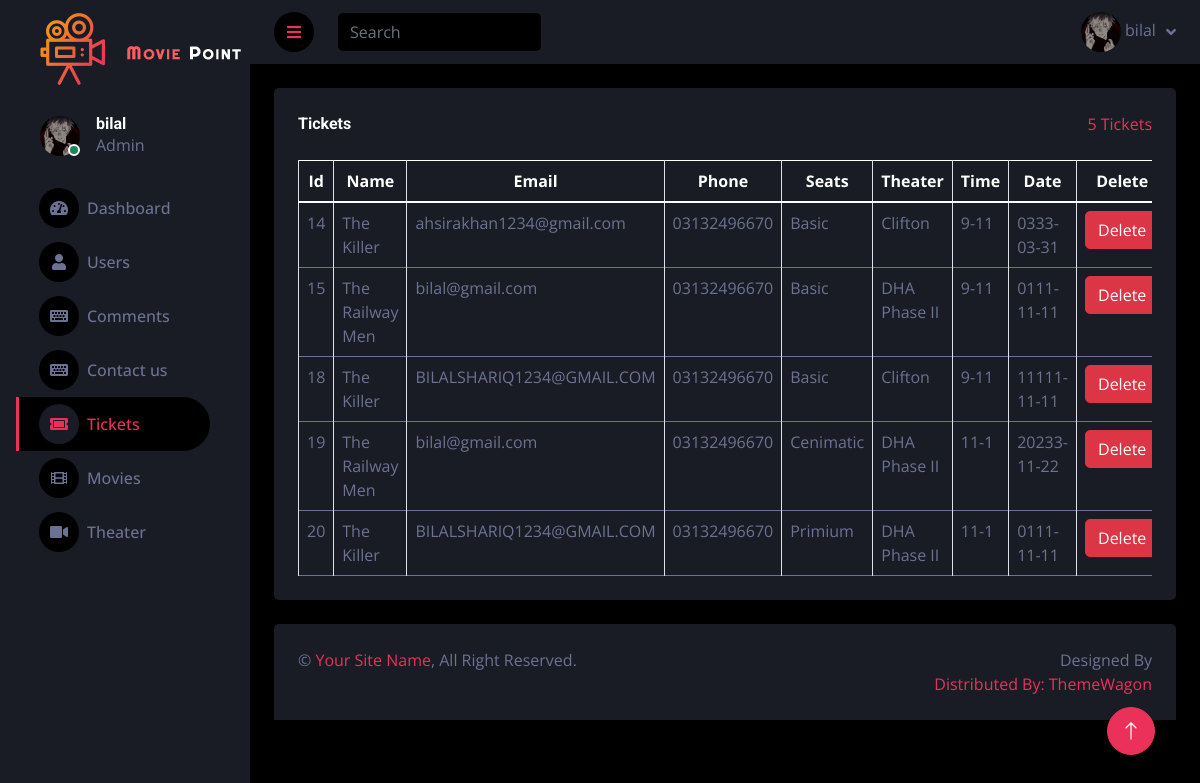
/dashboard/ticket.php (signed in), run on the app's committed database.
### tables this page shows
CREATE TABLE `ticket` (
  `id` int(11) NOT NULL,
  `name` varchar(50) NOT NULL,
  `email` varchar(50) NOT NULL,
  `phone` varchar(12) NOT NULL,
  `seat` varchar(50) NOT NULL,
  `theater` varchar(200) NOT NULL,
  `time` varchar(50) NOT NULL,
  `date` varchar(50) NOT NULL
);

### dashboard/ticket.php (the view, shortened to what this page needs)
<!DOCTYPE HTML>
<html lang="zxx">
<head>
<?php
include "conect.php";
$sql = "SELECT * FROM `ticket`";
$result22 = $connection->query($sql);
$sqll = "SELECT COUNT(*) as total_tic FROM `ticket`";
$result2 = $connection->query($sqll);
if ($result2->num_rows > 0) {
    $tic = $result2->fetch_assoc();
    } else {
    echo "0 Comments";
    }
?>
<?php
include 'conect.php';
$rows = mysqli_query($connection, "SELECT userimage FROM `login` WHERE username = '" . $_SESSION['username'] . "'");
?>
    <link href="https://cdnjs.cloudflare.com/ajax/libs/font-awesome/5.10.0/css/all.min.css" rel="stylesheet">
    <link href="https://cdn.jsdelivr.net/npm/bootstrap-icons@1.4.1/font/bootstrap-icons.css" rel="stylesheet">
    <link href="lib/owlcarousel/assets/owl.carousel.min.css" rel="stylesheet">
    <link href="lib/tempusdominus/css/tempusdominus-bootstrap-4.min.css" rel="stylesheet" />
    <link href="css/bootstrap.min.css" rel="stylesheet">
    <link href="css/style.css" rel="stylesheet">
</head>
<body>
    <div class="container-fluid position-relative d-flex p-0">
        <div class="sidebar pe-4 pb-3">
            <nav class="navbar bg-secondary navbar-dark">
                <a href="dashboard.php" class="navbar-brand mx-4 mb-3">
                    <h3 class="text-primary"><img src="./img/logo.png" alt=""></h3>
                </a>
                <div class="d-flex align-items-center ms-4 mb-4">
                    <div class="position-relative">
                        <?php
						while ($row = mysqli_fetch_assoc($rows)) {
							echo '<img class="rounded-circle" src="../images/' . $row['userimage'] . '" style="width: 40px;height: 40px; title="' . $row['userimage'] . '">';
						?>
                        <div class="bg-success rounded-circle border border-2 border-white position-absolute end-0 bottom-0 p-1"></div>
                    </div>
                    <div class="ms-3">
                        <h6 class="mb-0"><?php echo $_SESSION['username'];?></h6>
                        <span>Admin</span>
                    </div>
                </div>
                <div class="navbar-nav w-100">
                    <a href="dashboard.php" class="nav-item nav-link"><i class="fa fa-tachometer-alt me-2"></i>Dashboard</a>
                    <a href="Users.php" class="nav-item nav-link  "><i class="fa fa-user me-2"></i>Users </a>
                    <a href="comments.php" class="nav-item nav-link"><i class="fa fa-keyboard me-2"></i>Comments</a>
                    <a href="message.php" class="nav-item nav-link"><i class="fa fa-keyboard me-2"></i>Contact us</a>
					<a href="ticket.php" class="nav-item nav-link active "><i class="fa fa-ticket-alt me-2"></i>Tickets</a>
                    <a href="movies.php" class="nav-item nav-link"><i class="fa fa-film me-2"></i>Movies</a>
                    <a href="theater.php" class="nav-item nav-link"><i class="fa fa-video me-2"></i>Theater</a>
                    </div>
                </div>
        </div>
        <div class="content">
            <nav class="navbar navbar-expand bg-secondary navbar-dark sticky-top px-4 py-0">
                <a href="#" class="sidebar-toggler flex-shrink-0">
                    <i class="fa fa-bars"></i>
                </a>
                <form class="d-none d-md-flex ms-4">
                    <input class="form-control bg-dark border-0" type="search" placeholder="Search">
                </form>
                <div class="navbar-nav align-items-center ms-auto">
                <div class="nav-item dropdown">
                        <a href="#" class="nav-link dropdown-toggle" data-bs-toggle="dropdown">
                        <?php
							echo '<img class="rounded-circle" src="../images/' . $row['userimage'] . '" style="width: 40px;height: 40px; title="' . $row['userimage'] . '">';
						?>
                        <?php	} ?>
                            <span class="d-none d-lg-inline-flex"><?php echo $_SESSION['username'];?></span>
                        </a>
                    </div>
                </div>
            </nav>
            <div class="container-fluid pt-4 px-4">
                <div class="bg-secondary text-center rounded p-4">
                    <div class="d-flex align-items-center justify-content-between mb-4">
                        <h6 class="mb-0">Tickets</h6>
                        <a href=""><?php echo "{$tic['total_tic']}";?>&nbsp;Tickets</a>
                    </div>
                    <div class="table-responsive">
                        <table class="table text-start align-middle table-bordered table-hover mb-0">
                            <thead>
                                <tr class="text-white">
                                    <th style="text-align: center" scope="col">Id</th>
                                    <th style="text-align: center" scope="col">Name</th>
                                    <th style="text-align: center" scope="col">Email</th>
                                    <th style="text-align: center" scope="col">Phone</th>
                                    <th style="text-align: center" scope="col">Seats</th>
									<th style="text-align: center" scope="col">Theater</th>
                                    <th style="text-align: center" scope="col">Time</th>
                                    <th style="text-align: center" scope="col">Date</th>
                                    <th style="text-align: center" scope="col">Delete</th>
                                </tr>
                            </thead>
                            <tbody>
                                  <?php
                                if ($result22->num_rows > 0) {
                                while ($row = $result22->fetch_assoc()) {
                                ?>
                                <tr>
                                <td><?php echo $row['id']; ?></td>
                                <td><?php echo $row['name']; ?></td>
                                <td><?php echo $row['email']; ?></td>
                                <td><?php echo $row['phone']; ?></td>
                                <td><?php echo $row['seat']; ?></td>
                                <td><?php echo $row['theater']; ?></td>
                                <td><?php echo $row['time']; ?></td>
								<td><?php echo $row['date']; ?></td>
                                <td style="text-align:center;"><a class="btn btn-danger" href="delete.php?id=<?php echo $row['id']; ?>&table=ticket">Delete</a></td>
                                </tr>
                                <?php
                                    }
                                    }
                                ?>
                            </tbody>
                        </table>
                    </div>
                </div>
            </div>
            <div class="container-fluid pt-4 px-4">
                <div class="bg-secondary rounded-top p-4">
                    <div class="row">
                        <div class="col-12 col-sm-6 text-center text-sm-start">
                            &copy; <a href="#">Your Site Name</a>, All Right Reserved.
                        </div>
                        <div class="col-12 col-sm-6 text-center text-sm-end">
                            Designed By <a href="https:/.phpcodex.com".php Codex</a>
                            <br>Distributed By: <a href="https://themewagon.com" target="_blank">ThemeWagon</a>
                        </div>
                    </div>
                </div>
            </div>
        </div>
        <a href="#" class="btn btn-lg btn-primary btn-lg-square back-to-top"><i class="bi bi-arrow-up"></i></a>
</body>
</html>

### dashboard/css/style.css (style rules this page uses)
:root { --primary: #eb315a; --secondary: #191C24; --light: #6C7293; --dark: #000000; }
.back-to-top { position: fixed; display: none; right: 45px; bottom: 45px; z-index: 99; }
.btn { transition: .5s; }
.btn-lg-square { width: 48px; height: 48px; }
.btn-square, .btn-sm-square, .btn-lg-square { padding: 0; display: inline-flex; align-items: center; justify-content: center; font-weight: normal; border-radius: 50px; }
.sidebar { position: fixed; top: 0; left: 0; bottom: 0; width: 250px; height: 100vh; overflow-y: auto; background: var(--secondary); transition: 0.5s; z-index: 999; }
.content { margin-left: 250px; min-height: 100vh; background: var(--dark); transition: 0.5s; }
@media (min-width: 992px) { .sidebar { margin-left: 0; } }
@media (min-width: 992px) { .content { width: calc(100% - 250px); } }
.sidebar .navbar .navbar-nav .nav-link { padding: 7px 20px; color: var(--light); font-weight: 500; border-left: 3px solid var(--secondary); border-radius: 0 30px 30px 0; outline: none; }
.sidebar .navbar .navbar-nav .nav-link:hover, .sidebar .navbar .navbar-nav .nav-link.active { color: var(--primary); background: var(--dark); border-color: var(--primary); }
.sidebar .navbar .navbar-nav .nav-link i { width: 40px; height: 40px; display: inline-flex; align-items: center; justify-content: center; background: var(--dark); border-radius: 40px; }
.sidebar .navbar .navbar-nav .nav-link:hover i, .sidebar .navbar .navbar-nav .nav-link.active i { background: var(--secondary); }
.content .navbar .navbar-nav .nav-link { margin-left: 25px; padding: 12px 0; color: var(--light); outline: none; }
.content .navbar .sidebar-toggler, .content .navbar .navbar-nav .nav-link i { width: 40px; height: 40px; display: inline-flex; align-items: center; justify-content: center; background: var(--dark); border-radius: 40px; }
.content .navbar .dropdown-toggle::after { margin-left: 6px; vertical-align: middle; border: none; content: "\f107"; font-family: "Font Awesome 5 Free"; font-weight: 900; transition: .5s; }

### data on the page
ticket: id "14", name "The Killer", email "ahsirakhan1234@gmail.com", phone "03132496670", seat "Basic", theater "Clifton", time "9-11", date "0333-03-31"
ticket: id "15", name "The Railway Men", email "bilal@gmail.com", phone "03132496670", seat "Basic", theater "DHA Phase II", time "9-11", date "0111-11-11"
ticket: id "18", name "The Killer", email "BILALSHARIQ1234@GMAIL.COM", phone "03132496670", seat "Basic", theater "Clifton", time "9-11", date "11111-11-11"
ticket: id "19", name "The Railway Men", email "bilal@gmail.com", phone "03132496670", seat "Cenimatic", theater "DHA Phase II", time "11-1", date "20233-11-22"
ticket: id "20", name "The Killer", email "BILALSHARIQ1234@GMAIL.COM", phone "03132496670", seat "Primium", theater "DHA Phase II", time "11-1", date "0111-11-11"

### other printed values
$_SESSION['username'] "bilal"
$tic['total_tic'] "5"
